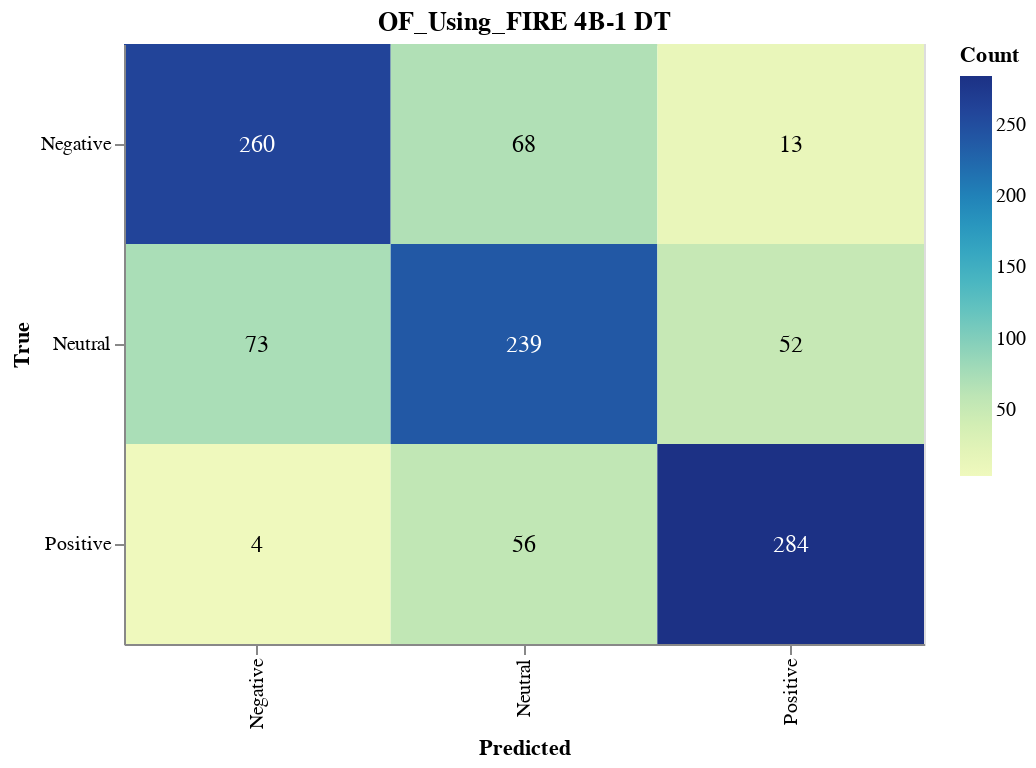

Notebook cell for this chart:
### Markdown cell above
#### Save Confusion Matrix

### Code cell
import altair as alt
import pandas as pd
from sklearn.metrics import confusion_matrix

# Calculate the confusion matrix
cm = confusion_matrix(true_labels, dt_validation_predictions)

# Define class names
class_names = ['Negative', 'Neutral', 'Positive']

# Convert confusion matrix to DataFrame
cm_df = pd.DataFrame(cm, index=class_names, columns=class_names).reset_index().melt(id_vars='index')
cm_df.columns = ['True', 'Predicted', 'Count']

# Ensure the order of categories
cm_df['True'] = pd.Categorical(cm_df['True'], categories=class_names, ordered=True)
cm_df['Predicted'] = pd.Categorical(cm_df['Predicted'], categories=class_names, ordered=True)

# Create the Altair plot
heatmap = alt.Chart(cm_df).mark_rect().encode(
    x=alt.X('Predicted:O', sort=class_names),
    y=alt.Y('True:O', sort=class_names),
    color='Count:Q',
    tooltip=['True', 'Predicted', 'Count']
).properties(
    width=400,
    height=300,
    title='OF_Using_FIRE 4B-1 DT'
)

# Add text labels
text = heatmap.mark_text(
    align='center',
    baseline='middle',
    fontSize=12
).encode(
    text='Count:Q',
    color=alt.condition(
        alt.datum.Count > cm.max() / 2,
        alt.value('white'),
        alt.value('black')
    )
)

# Combine heatmap and text
final_chart = heatmap + text

# Display the plot
final_chart.show()

### Figure 1 — Vega-Lite specification as saved in the notebook (floating-point values rounded to 4 significant figures)
{"config": {"view": {"continuousWidth": 300, "continuousHeight": 300}}, "layer": [{"mark": {"type": "rect"}, "encoding": {"color": {"field": "Count", "type": "quantitative"}, "tooltip": [{"field": "True", "type": "ordinal"}, {"field": "Predicted", "type": "ordinal"}, {"field": "Count", "type": "quantitative"}], "x": {"field": "Predicted", "sort": ["Negative", "Neutral", "Positive"], "type": "ordinal"}, "y": {"field": "True", "sort": ["Negative", "Neutral", "Positive"], "type": "ordinal"}}, "title": "OF_Using_FIRE 4B-1 DT"}, {"mark": {"type": "text", "align": "center", "baseline": "middle", "fontSize": 12}, "encoding": {"color": {"condition": {"test": "(datum.Count > 142.0)", "value": "white"}, "value": "black"}, "text": {"field": "Count", "type": "quantitative"}, "tooltip": [{"field": "True", "type": "ordinal"}, {"field": "Predicted", "type": "ordinal"}, {"field": "Count", "type": "quantitative"}], "x": {"field": "Predicted", "sort": ["Negative", "Neutral", "Positive"], "type": "ordinal"}, "y": {"field": "True", "sort": ["Negative", "Neutral", "Positive"], "type": "ordinal"}}, "title": "OF_Using_FIRE 4B-1 DT"}], "data": {"name": "data-27aa0bdf3e92cef03a8146db969d45e2"}, "height": 300, "width": 400, "$schema": "https://vega.github.io/schema/vega-lite/v5.17.0.json", "datasets": {"data-27aa0bdf3e92cef03a8146db969d45e2": [{"True": "Negative", "Predicted": "Negative", "Count": 260}, {"True": "Neutral", "Predicted": "Negative", "Count": 73}, {"True": "Positive", "Predicted": "Negative", "Count": 4}, {"True": "Negative", "Predicted": "Neutral", "Count": 68}, {"True": "Neutral", "Predicted": "Neutral", "Count": 239}, {"True": "Positive", "Predicted": "Neutral", "Count": 56}, {"True": "Negative", "Predicted": "Positive", "Count": 13}, {"True": "Neutral", "Predicted": "Positive", "Count": 52}, {"True": "Positive", "Predicted": "Positive", "Count": 284}]}}
